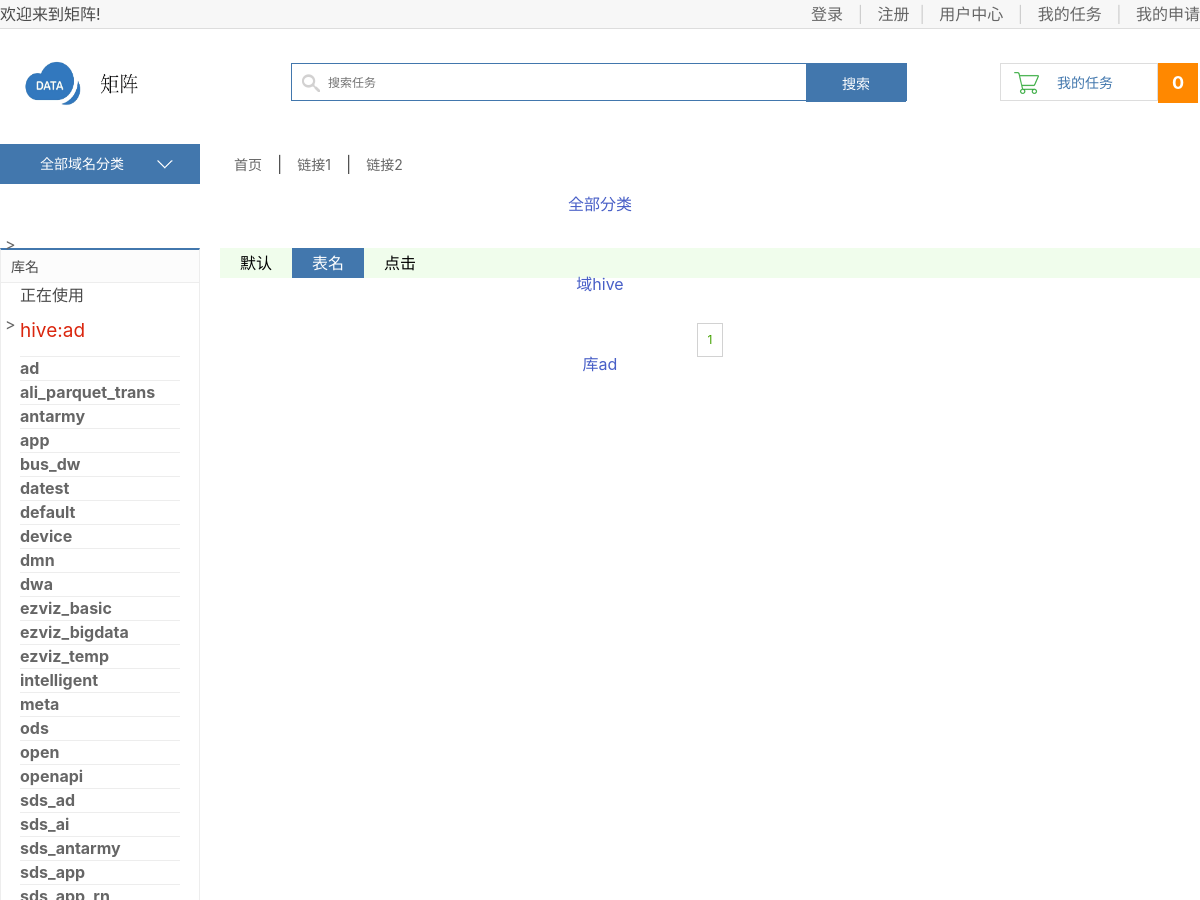
Before: /list/hive/ad/1/ (upper part) with the older database file.
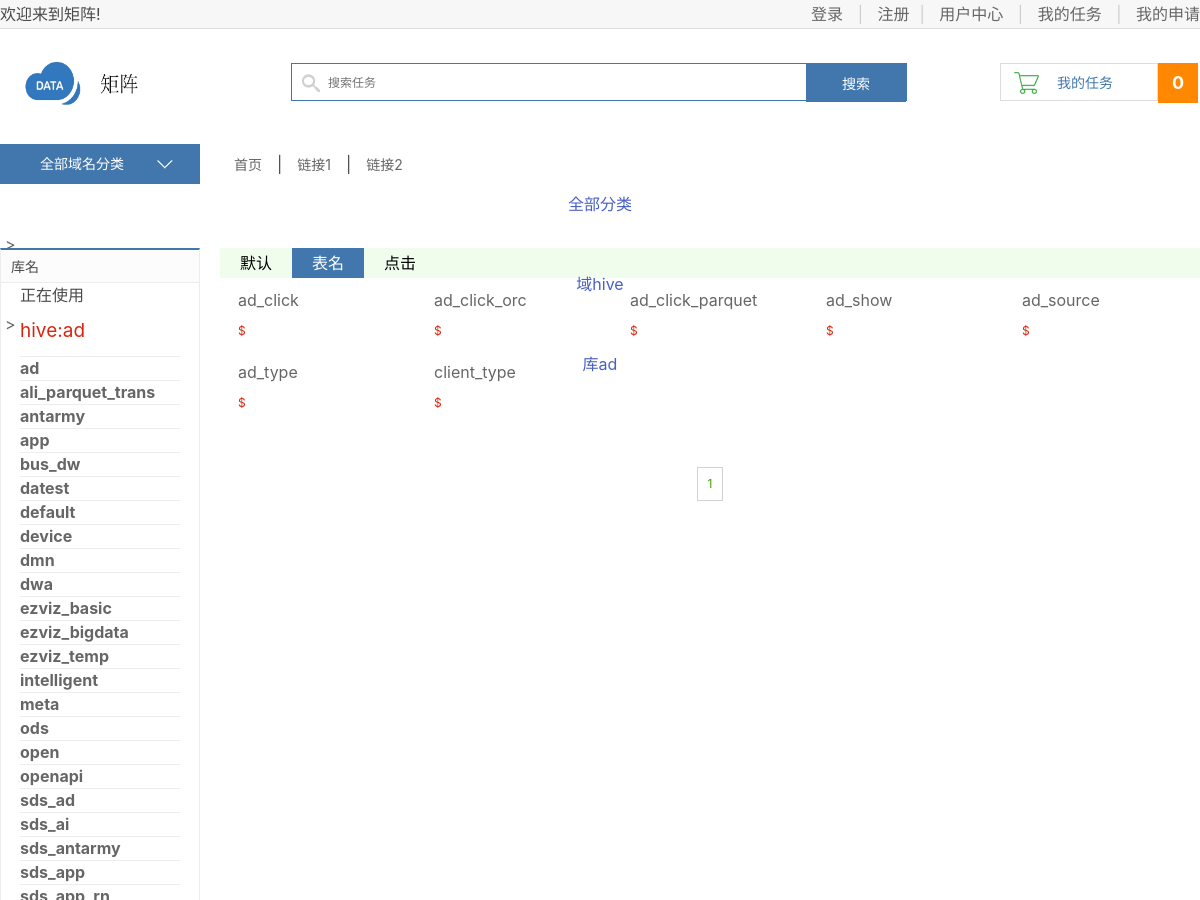
After: the same page with the newer database file.
### home/models.py (models this page shows, shortened)
class Tables(BaseModel):
    tableStatus_choices = ((k,v) for k,v in tableStatus.items())
    dbType_choices = ((k,v) for k,v in dbType.items())
    table_id = models.IntegerField(verbose_name='表id',primary_key=True)
    table_name =models.CharField(max_length=50, verbose_name='表名')
    db_name = models.CharField(max_length=10,verbose_name='表的库名')
    table_type = models.CharField(default=None, max_length=10, verbose_name='表业务类型')
    db_type = models.CharField(default='other',max_length=10, choices=dbType_choices, verbose_name='数据库类型')
    desc = models.CharField(max_length=128, verbose_name='表的简介')
    objects = TablesManager()
    class Meta:
        db_table = 's_tables'
        verbose_name = '表库'
        verbose_name_plural = verbose_name

### home/views.py (the view)
# urls.py: re_path(r'list/(?P<db_type>\w+)/(?P<db_name>\w+)/(?P<page>\d+)/$', views.list, name='list'),
def list(request, db_type, db_name, page):
    books_li = Tables.objects.get_tables_by_type(db_type=db_type,db_name=db_name,)
    db_name_all = Tables.objects.get_db_name_all(db_type)
    paginator = Paginator(books_li, 100)
    num_pages = paginator.num_pages
    if page == '' or int(page) > num_pages:
        page = 1
    else:
        page = int(page)
    tables_li = paginator.page(page)
    if num_pages < 5:
        pages = range(1, num_pages+1)
    elif page <= 3:
        pages = range(1, 6)
    elif num_pages - page <= 2:
        pages = range(num_pages-4, num_pages+1)
    else:
        pages = range(page-2, page+3)
    context = {
        'tables_li': tables_li,
        'db_name_all':db_name_all,
        'db_type': db_type,
        'db_name' : db_name,
        'sort': 'table_name',
        'type_title': 'debug',
        'pages': pages
    }
    return render(request, 'home/list.html', context)

### home/models.py (called while the page is built)
    def get_tables_by_type(self,db_type=1, db_name=str, sort='table_name'):
        table = self.filter(db_type=db_type).filter(db_name=db_name).order_by(sort)
        return table

    def get_db_name_all(self,db_type='hive'):
        return db_name_all[db_type]

### templates/home/list.html (shortened to what this page needs)
{% extends 'base.html' %}
{% load staticfiles %}
{% block body %}
	<div class="navbar_con">
		<div class="navbar clearfix">
			<div class="subnav_con fl">
				<h1>全部域名分类</h1>
				<span></span>
			</div>
			<ul class="navlist fl">
				<li><a href={% url 'home:index'%}>首页</a></li>
				<li class="interval">|</li>
				<li><a href="">链接1</a></li>
				<li class="interval">|</li>
				<li><a href="">链接2</a></li>
			</ul>
		</div>
	</div>
	<div class="breadcrumb">
		<a href="#">全部分类</a>
		<span>></span>
		<a href="#">域{{ db_type }}</a>
		<span>></span>
		<a href="#">库{{ db_name }}</a>
	</div>
	<div class="main_wrap clearfix">
		<div class="l_wrap fl clearfix">
			<div class="new_book">
				<h3>库名</h3>
				<ul>
					<li>
						<h4>正在使用</h4>
						<div class="using">{{db_type}}:{{db_name}}</div>
					</li>
					{% for db_all_i in db_name_all %}
					<li>
						<h4><a href="{% url 'home:list' db_type=db_type db_name=db_all_i page=1 %}">{{db_all_i}}</a></h4>
					</li>
					{% endfor %}
				</ul>
			</div>
		</div>
		<div class="r_wrap fr clearfix">
			<div class="sort_bar">
				<a href="/list/{{ type_id }}/1/" {% if sort == 'default' %}class="active"{% endif %}>默认</a>
				<a href="/list/{{ type_id }}/1/?sort=price" {% if sort == 'table_name' %}class="active"{% endif %}>表名</a>
				<a href="/list/{{ type_id }}/1/?sort=hot" {% if sort == 'hot' %}class="active"{% endif %}>点击</a>
			</div>
			<ul class="book_type_list clearfix">
                {% for table_i in tables_li %}
                    <li>
                        <h4><a href="{% url 'home:detail' table_id=table_i.table_id %}">{{ table_i.table_name }}</a></h4>
                        <div class="operate">
                            <span class="prize">${{ table_i.desc }}</apan>
                            <span class="unit">{{ table_i.debug }}</span>
                        </div>
                    </li>
				{% endfor %}
			</ul>
			<div class="pagenation">
                {% for pindex in pages %}
                    {% if pindex == tables_li.number %}
                        <a href="/list/{{ type_id }}/{{ pindex }}/?sort={{ sort }}" class="active">{{ pindex }}</a>
                    {% else %}
                        <a href="/list/{{ type_id }}/{{ pindex }}/?sort={{ sort }}">{{ pindex }}</a>
                    {% endif %}
                {% endfor %}
			</div>
		</div>
	</div>
{% endblock body %}

Changed rows visible on the page:
added Tables: table_name "ad_click"
added Tables: table_name "ad_click_orc"
added Tables: table_name "ad_click_parquet"
added Tables: table_name "ad_show"
added Tables: table_name "ad_source"
added Tables: table_name "ad_type"
added Tables: table_name "client_type"
